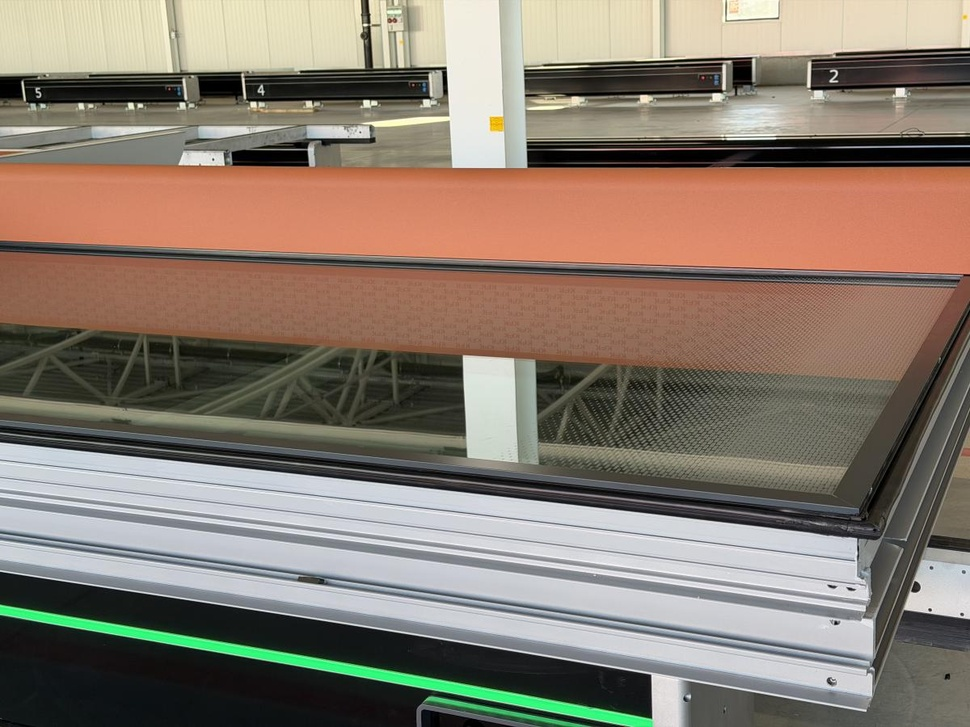
#> input picture data/compressed/positive/IMG_5470 3.jpg, 970 x 727 px, shrunk from 1200 x 900 before the run
$ python missing_sheet.py   (older library calls are emulated)
#> lines starting #> are read from the running program, lines starting #| are printed output that depends on the picture; after the words box and inside, x2 and y2 are one past the last pixel; in counts of white or black regions, pixels touching at a corner belong together
# exmpandamo dataset -> rotiranje, proširenje slika.... ugl manpilulacije sa slikama da proširimo dataest

from __future__ import annotations

from dataclasses import dataclass
from pathlib import Path
from typing import Tuple, List
import cv2
import numpy as np
from PIL import Image
from typing import Optional

try:
    from pillow_heif import register_heif_opener
    register_heif_opener()
#> (this line was passed over: pillow_heif is not available in this run)
    HEIC_OK = True
except Exception:
    HEIC_OK = False


@dataclass
class MissingSheetResult:
    image_path: str
    missing_sheet_metal: bool
    dark_ratio: float
    largest_dark_blob_ratio: float
    roi_fraction_used: float


def load_image_any(path: str) -> Optional[np.ndarray]:
#> called with path = 'data/compressed/positive/IMG_5470 3.jpg'
    p = Path(path)
    ext = p.suffix.lower()
    if ext in [".jpg", ".jpeg", ".png", ".bmp", ".tif", ".tiff"]:
        img = cv2.imread(str(p), cv2.IMREAD_COLOR)
#> img is the input picture: shape (727, 970, 3); mean B, G, R 110.7, 123.3, 136.4
        if img is None:
            raise FileNotFoundError(f"Cannot read image: {path}")
        return img
    if ext in [".heic", ".heif"]:
        if not HEIC_OK:
            raise RuntimeError("pillow-heif not available. Install: pip install pillow-heif")
        pil_img = Image.open(str(p)).convert("RGB")
        return cv2.cvtColor(np.array(pil_img), cv2.COLOR_RGB2BGR)
    raise ValueError(f"Unsupported extension: {ext}")


def largest_component_stats(mask_255: np.ndarray):
    mask = (mask_255 > 0).astype(np.uint8)
    n, labels, stats, _ = cv2.connectedComponentsWithStats(mask, connectivity=8)

    if n <= 1:
        return 0, (0, 0)

    # najveća ne-background komponenta
    idx = 1 + int(np.argmax(stats[1:, cv2.CC_STAT_AREA]))

    area = int(stats[idx, cv2.CC_STAT_AREA])
    width = int(stats[idx, cv2.CC_STAT_WIDTH])
    height = int(stats[idx, cv2.CC_STAT_HEIGHT])

    return area, (width, height)


def build_dark_mask(bgr: np.ndarray) -> Optional[np.ndarray]:
    """
    Dark/black plate detection (robust to lighting):
    - low Value (V) and low Saturation (S) in HSV
    """
    hsv = cv2.cvtColor(bgr, cv2.COLOR_BGR2HSV)

    # "Black" ~ low V; also keep S low to avoid colored dark areas
    # Tune if needed:
    lower = np.array([0, 0, 0], dtype=np.uint8)
    upper = np.array([179, 80, 85], dtype=np.uint8)  # S<=80, V<=85
    mask = cv2.inRange(hsv, lower, upper)

    # Clean up
    k = max(3, int(min(bgr.shape[:2]) * 0.01) | 1)
    kernel = cv2.getStructuringElement(cv2.MORPH_RECT, (k, k))
    mask = cv2.morphologyEx(mask, cv2.MORPH_OPEN, kernel, iterations=1)
    mask = cv2.morphologyEx(mask, cv2.MORPH_CLOSE, kernel, iterations=2)
    return mask

def build_dark_panel_mask(bgr: np.ndarray) -> np.ndarray:
    """
    Kao build_dark_mask, ali agresivnije spaja rascjepkane crne dijelove
    u jednu 'panel' komponentu (sive letvice/refleksije će napraviti rupe).
    """
    mask = build_dark_mask(bgr)

    # jači CLOSE da popuni rupe i spoji dijelove
    k = max(5, int(min(bgr.shape[:2]) * 0.03) | 1)  # ~3% min dim
    kernel = cv2.getStructuringElement(cv2.MORPH_RECT, (k, k))
    mask = cv2.morphologyEx(mask, cv2.MORPH_CLOSE, kernel, iterations=2)
    return mask


def build_grey_mask(bgr: np.ndarray) -> np.ndarray:
    """
    Sive/metalne letvice: niska saturacija + srednje/visoka vrijednost.
    Radi dobro u HSV.
    """
    hsv = cv2.cvtColor(bgr, cv2.COLOR_BGR2HSV)
    # sivo: S mali, V dovoljno velik (ali ne bijelo nužno)
    lower = np.array([0, 0, 90], dtype=np.uint8)
    upper = np.array([179, 60, 255], dtype=np.uint8)
    mask = cv2.inRange(hsv, lower, upper)

    k = max(3, int(min(bgr.shape[:2]) * 0.01) | 1)
    kernel = cv2.getStructuringElement(cv2.MORPH_ELLIPSE, (k, k))
    mask = cv2.morphologyEx(mask, cv2.MORPH_OPEN, kernel, iterations=1)
    return mask


def largest_component_props(mask_255: np.ndarray):
    """Returns (area, w, h, rectangularity) for largest component in binary mask."""
    mask = (mask_255 > 0).astype(np.uint8)
    n, labels, stats, _ = cv2.connectedComponentsWithStats(mask, connectivity=8)
    if n <= 1:
        return 0, 0, 0, 0.0
    idx = 1 + int(np.argmax(stats[1:, cv2.CC_STAT_AREA]))
    area = int(stats[idx, cv2.CC_STAT_AREA])
    w = int(stats[idx, cv2.CC_STAT_WIDTH])
    h = int(stats[idx, cv2.CC_STAT_HEIGHT])
    rect = area / max(1, (w * h))
    return area, w, h, float(rect)


def build_orange_mask_hsv(bgr: np.ndarray) -> np.ndarray:
    """Orange mask tuned for 'tile orange' sheet metal."""
    hsv = cv2.cvtColor(bgr, cv2.COLOR_BGR2HSV)

    # Orange range (OpenCV H: 0..179)
    lower = np.array([5, 60, 40], dtype=np.uint8)
    upper = np.array([30, 255, 255], dtype=np.uint8)
    mask = cv2.inRange(hsv, lower, upper)

    k = max(3, int(min(bgr.shape[:2]) * 0.01) | 1)
    kernel = cv2.getStructuringElement(cv2.MORPH_ELLIPSE, (k, k))
    mask = cv2.morphologyEx(mask, cv2.MORPH_OPEN, kernel, iterations=1)
    mask = cv2.morphologyEx(mask, cv2.MORPH_CLOSE, kernel, iterations=2)
    return mask

def largest_component_bbox(mask_255: np.ndarray):
    """
    Returns (area, x, y, w, h) for the largest component in a binary mask.
    """
    mask = (mask_255 > 0).astype(np.uint8)
    n, labels, stats, _ = cv2.connectedComponentsWithStats(mask, connectivity=8)
    if n <= 1:
        return 0, 0, 0, 0, 0
    idx = 1 + int(np.argmax(stats[1:, cv2.CC_STAT_AREA]))
    area = int(stats[idx, cv2.CC_STAT_AREA])
    x = int(stats[idx, cv2.CC_STAT_LEFT])
    y = int(stats[idx, cv2.CC_STAT_TOP])
    w = int(stats[idx, cv2.CC_STAT_WIDTH])
    h = int(stats[idx, cv2.CC_STAT_HEIGHT])
    return area, x, y, w, h

def check_missing_sheet(
    bgr: np.ndarray,
    use_bottom_fraction: float = 0.60,
    crop_border_frac: float = 0.03,
    exclude_bottom_frac: float = 0.20,
    thresh_dark_ratio: float = 0.10,
    thresh_largest_blob: float = 0.06,
) -> Tuple[MissingSheetResult, np.ndarray, np.ndarray]:

#> called with use_bottom_fraction = 0.6, crop_border_frac = 0.03, exclude_bottom_frac = 0.2, thresh_dark_ratio = 0.1, thresh_largest_blob = 0.06
    H, W = bgr.shape[:2]

    # --- focus region: bottom part only ---
    y0 = int(H * (1.0 - use_bottom_fraction))
    region = bgr[y0:H, :, :].copy()

    # --- ignore borders (frame rails) ---
    bh = int(region.shape[0] * crop_border_frac)
    bw = int(region.shape[1] * crop_border_frac)

    y1 = int(region.shape[0] * (1.0 - exclude_bottom_frac))  # odreži dno
    region2 = region[bh:y1, bw:region.shape[1] - bw].copy()

    total = region2.shape[0] * region2.shape[1]

    # ---------- 1) GATE: je li prisutan lim (velika narančasta ploha)? ----------
    mask_orange = build_orange_mask_hsv(region2)

    o_area, o_w, o_h, o_rect = largest_component_props(mask_orange)
#> in largest_component_props, `n, labels, stats, _ = cv2.connectedComponentsWithStats(mask, connectiv..`:
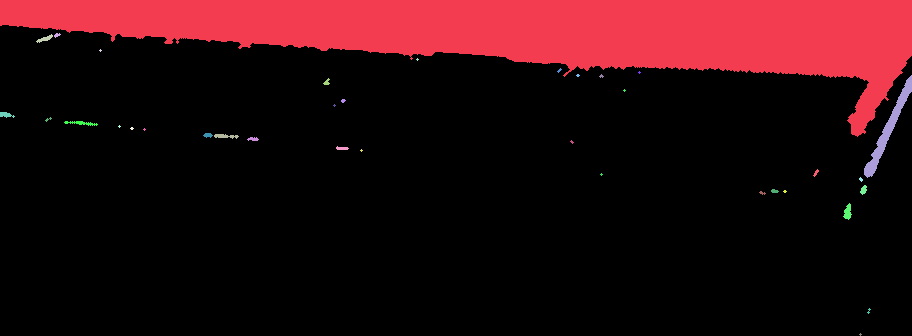
#> labels: shape (336, 912) int32; 37 distinct labels, from 0 to 36; one colour per label, 0 black
#> in largest_component_props, `n, labels, stats, _ = cv2.connectedComponentsWithStats(mask, connectiv..`: n = 37; stats = 37 rows, first 6: [0, 25, 912, 311, 253084], [0, 0, 912, 137, 51657], [54, 33, 7, 5, 20], [36, 34, 17, 9, 61], [99, 49, 3, 3, 5], [416, 58, 3, 3, 5]
#> in largest_component_props, `idx = 1 + int(np.argmax(stats[1:, cv2.CC_STAT_AREA]))`: idx = 1
#> in largest_component_props, `area = int(stats[idx, cv2.CC_STAT_AREA])`: area = 51657
#> in largest_component_props, `w = int(stats[idx, cv2.CC_STAT_WIDTH])`: w = 912
#> in largest_component_props, `h = int(stats[idx, cv2.CC_STAT_HEIGHT])`: h = 137
#> in largest_component_props, `rect = area / max(1, (w * h))`: rect = 0.413
#> o_area = 51657; o_w = 912; o_h = 137; o_rect = 0.413
    o_ratio = o_area / max(1, total)
#> o_ratio = 0.169
    o_aspect = o_w / max(1, o_h)
#> o_aspect = 6.66

    ORANGE_BIG = (o_ratio >= 0.06) and (o_rect >= 0.55) and (0.4 <= o_aspect <= 5.0)
#> ORANGE_BIG = False

    if ORANGE_BIG:
        overlay = region2.copy()
        green = np.zeros_like(region2, dtype=np.uint8)
        green[:] = (0, 255, 0)
        overlay[mask_orange > 0] = cv2.addWeighted(
            overlay[mask_orange > 0], 0.55, green[mask_orange > 0], 0.45, 0
        )

        res = MissingSheetResult(
            image_path="",
            missing_sheet_metal=False,
            dark_ratio=0.0,
            largest_dark_blob_ratio=0.0,
            roi_fraction_used=float(use_bottom_fraction),
        )
        return res, mask_orange, overlay

    # ---------- 2) DARK signal (tvoj stari način) ----------
    mask_dark = build_dark_mask(region2)
#> in build_dark_mask, `mask = cv2.morphologyEx(mask, cv2.MORPH_CLOSE, kernel, iterations=2)`:
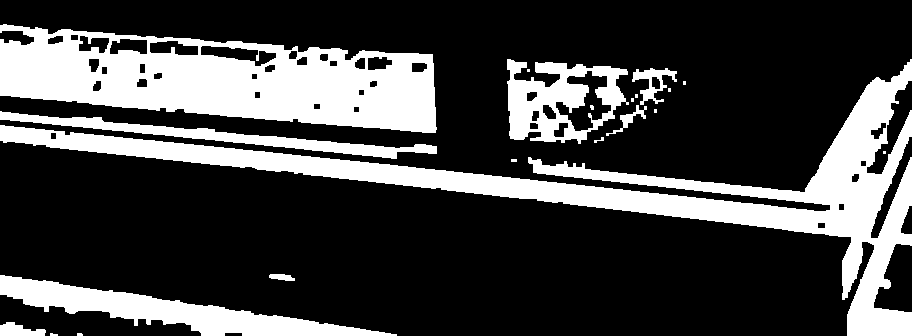
#> mask: shape (336, 912); 26.5% white; 21 white regions (11 under 20 px), largest, box (x1, y1, x2, y2) and area: (0, 59, 912, 336) 33451, (0, 24, 437, 133) 28422, (0, 275, 397, 336) 8093

    dark_pixels = int((mask_dark > 0).sum())
#> dark_pixels = 81205
    dark_ratio = dark_pixels / max(1, total)
#> dark_ratio = 0.265

    largest_area, (bw2, bh2) = largest_component_stats(mask_dark)
#> in largest_component_stats, `n, labels, stats, _ = cv2.connectedComponentsWithStats(mask, connectiv..`:
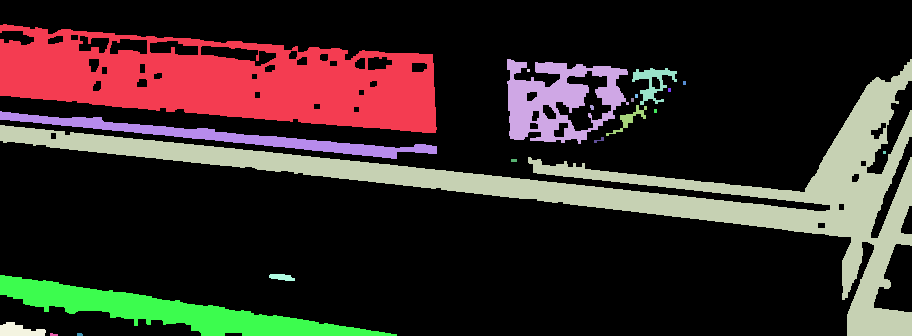
#> labels: shape (336, 912) int32; 22 distinct labels, from 0 to 21; one colour per label, 0 black
#> in largest_component_stats, `n, labels, stats, _ = cv2.connectedComponentsWithStats(mask, connectiv..`: n = 22; stats = 22 rows, first 6: [0, 0, 912, 336, 225227], [0, 24, 437, 109, 28422], [507, 59, 122, 85, 5529], [0, 59, 912, 277, 33451], [527, 69, 3, 3, 9], [632, 68, 45, 37, 640]
#> in largest_component_stats, `idx = 1 + int(np.argmax(stats[1:, cv2.CC_STAT_AREA]))`: idx = 3
#> in largest_component_stats, `area = int(stats[idx, cv2.CC_STAT_AREA])`: area = 33451
#> in largest_component_stats, `width = int(stats[idx, cv2.CC_STAT_WIDTH])`: width = 912
#> in largest_component_stats, `height = int(stats[idx, cv2.CC_STAT_HEIGHT])`: height = 277
#> largest_area = 33451; bw2 = 912; bh2 = 277
    largest_ratio = largest_area / max(1, total)
#> largest_ratio = 0.109

    d_area, d_w, d_h, d_rect = largest_component_props(mask_dark)
#> in largest_component_props (call 2), `n, labels, stats, _ = cv2.connectedComponentsWithStats(mask, connectiv..`: n = 22
#> d_area = 33451; d_w = 912; d_h = 277; d_rect = 0.132
    d_ratio = d_area / max(1, total)
#> d_ratio = 0.109
    d_aspect = d_w / max(1, d_h)
#> d_aspect = 3.29

    # Stari kriterij (radi, ali promaši kad se crna ploha "raspadne" zbog letvice/refleksije)
    DARK_BIG_RECT = (d_ratio >= 0.08) and (d_rect >= 0.55) and (0.4 <= d_aspect <= 5.0)
#> DARK_BIG_RECT = False

    # ---------- 2B) NOVI kriterij: "kvadratast" crni panel + siva/srebrna linija unutra ----------
    # Panel maska spaja rascjepkane crne dijelove u jednu komponentu
    mask_panel = build_dark_panel_mask(region2)
    p_area, px, py, pw, ph = largest_component_bbox(mask_panel)
#> in largest_component_bbox, `n, labels, stats, _ = cv2.connectedComponentsWithStats(mask, connectiv..`:
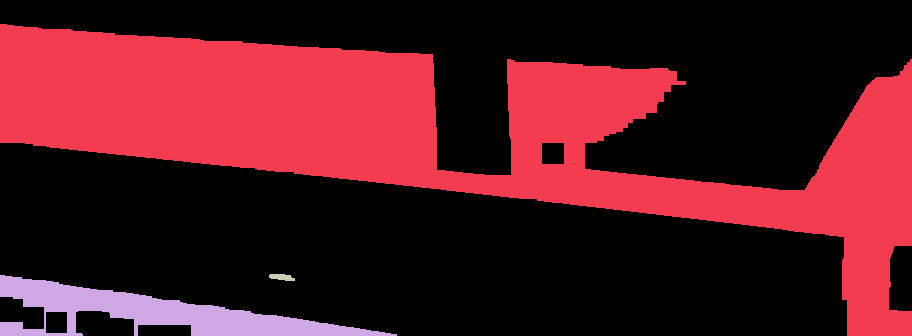
#> labels: shape (336, 912) int32; 4 distinct labels, from 0 to 3; one colour per label, 0 black
#> in largest_component_bbox, `n, labels, stats, _ = cv2.connectedComponentsWithStats(mask, connectiv..`: n = 4; stats = [[0, 0, 912, 336, 198850], [0, 24, 912, 312, 98111], [0, 275, 397, 61, 9338], [269, 274, 26, 7, 133]]
#> in largest_component_bbox, `idx = 1 + int(np.argmax(stats[1:, cv2.CC_STAT_AREA]))`: idx = 1
#> in largest_component_bbox, `area = int(stats[idx, cv2.CC_STAT_AREA])`: area = 98111
#> in largest_component_bbox, `x = int(stats[idx, cv2.CC_STAT_LEFT])`: x = 0
#> in largest_component_bbox, `y = int(stats[idx, cv2.CC_STAT_TOP])`: y = 24
#> in largest_component_bbox, `w = int(stats[idx, cv2.CC_STAT_WIDTH])`: w = 912
#> in largest_component_bbox, `h = int(stats[idx, cv2.CC_STAT_HEIGHT])`: h = 312
#> p_area = 98111; px = 0; py = 24; pw = 912; ph = 312

    p_ratio = p_area / max(1, total)
#> p_ratio = 0.32
    p_aspect = pw / max(1, ph)
#> p_aspect = 2.92
    # rectangularity na panel maski (da bude "ploha", a ne šum)
    p_area2, p_w2, p_h2, p_rect = largest_component_props(mask_panel)
#> p_area2 = 98111; p_w2 = 912; p_h2 = 312; p_rect = 0.345

    # "bliže kvadratu" (slobodno kasnije stisni/raširi)
    SQUAREISH = (0.60 <= p_aspect <= 1.80)
#> SQUAREISH = False

    # mora biti dovoljno velika i relativno pravokutna ploha
    PANEL_BIG = (p_ratio >= 0.06) and (p_rect >= 0.40)
#> PANEL_BIG = False

    # siva linija unutar panela:
    #  - uzmi grey mask
    #  - gledaj samo unutar bbox najvećeg panela
    grey = build_grey_mask(region2)
#> in build_grey_mask, `mask = cv2.morphologyEx(mask, cv2.MORPH_OPEN, kernel, iterations=1)`:
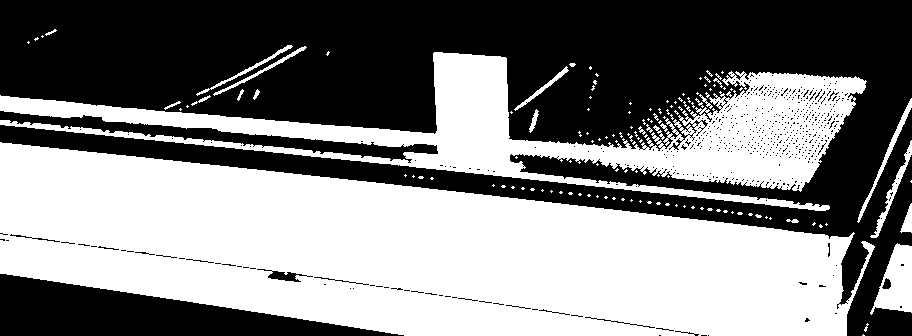
#> mask: shape (336, 912); 50.5% white; 584 black regions (566 under 20 px), largest, box (x1, y1, x2, y2) and area: (0, 0, 912, 336) 132179, (0, 274, 404, 336) 12882, (0, 111, 438, 163) 4507

    # sigurnost granica
    px2 = max(0, px); py2 = max(0, py)
#> after `px2 = max(0, px)`: px2 = 0
#> after `py2 = max(0, py)`: py2 = 24
    pw2 = max(0, min(region2.shape[1] - px2, pw))
#> pw2 = 912
    ph2 = max(0, min(region2.shape[0] - py2, ph))
#> ph2 = 312

    grey_roi = grey[py2:py2 + ph2, px2:px2 + pw2]
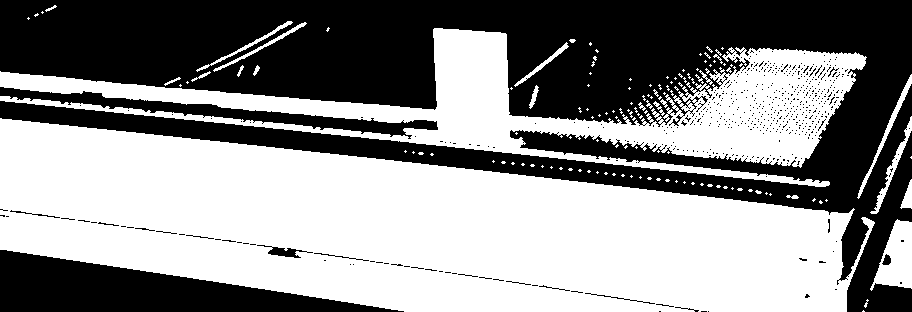
#> grey_roi: shape (312, 912); 54.4% white; 584 black regions (566 under 20 px), largest, box (x1, y1, x2, y2) and area: (0, 0, 912, 312) 110291, (0, 250, 404, 312) 12882, (0, 87, 438, 139) 4507
    panel_roi = (mask_panel[py2:py2 + ph2, px2:px2 + pw2] > 0).astype(np.uint8)
#> panel_roi: shape (312, 912); values 0 (black) and 1 (white), 37.8% white; 3 white regions, box (x1, y1, x2, y2) and area: (0, 0, 912, 312) 98111, (0, 251, 397, 312) 9338, (269, 250, 295, 257) 133

    # sivo "unutar panela" (da ignoriramo pozadinu)
    grey_in_panel = ((grey_roi > 0) & (panel_roi > 0))
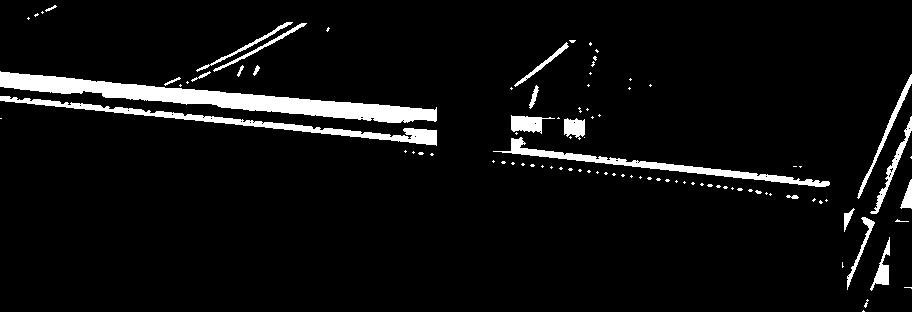
#> grey_in_panel: shape (312, 912) bool; 5.7% white; 95 white regions (74 under 20 px), largest, box (x1, y1, x2, y2) and area: (0, 71, 437, 123) 6655, (0, 96, 437, 146) 2722, (493, 137, 830, 187) 2156
    grey_inside = int(grey_in_panel.sum())
#> grey_inside = 16205
    panel_pixels = int(panel_roi.sum())
#> panel_pixels = 107582
    grey_ratio_inside = grey_inside / max(1, panel_pixels)
#> grey_ratio_inside = 0.151

    # dodatno: da to izgleda kao LINIJa (ne samo šum) -> tražimo jak red ili stupac
    # projekcije sive po redovima i stupcima
    row_sums = grey_in_panel.sum(axis=1) if ph2 > 0 and pw2 > 0 else np.array([0])
#> row_sums = 312 values, max 260 at index 109, min 0 at index 0, mean 51.94
    col_sums = grey_in_panel.sum(axis=0) if ph2 > 0 and pw2 > 0 else np.array([0])
#> col_sums = 912 values, max 66 at index 888, min 0 at index 437, mean 17.77
    max_row = int(row_sums.max()) if row_sums.size else 0
#> max_row = 260
    max_col = int(col_sums.max()) if col_sums.size else 0
#> max_col = 66

    # linija "značajna" ako pokriva bar ~20% širine ili visine ROI
    has_grey_line = (max_row >= int(0.20 * pw2)) or (max_col >= int(0.20 * ph2))
#> has_grey_line = True

    # final novi kandidat
    DARK_SQUARE_PANEL_WITH_LINE = PANEL_BIG and SQUAREISH and (grey_ratio_inside >= 0.003) and has_grey_line
#> DARK_SQUARE_PANEL_WITH_LINE = False

    # ---------- 3) Ako nema ni velike narančaste ni "dovoljno uvjerljive" crne plohe -> preskoči ----------
    # (ovdje čuvamo tvoju anti-false-positive logiku)
    if not (DARK_BIG_RECT or DARK_SQUARE_PANEL_WITH_LINE):
        overlay = region2.copy()
        res = MissingSheetResult(
            image_path="",
            missing_sheet_metal=False,
            dark_ratio=float(dark_ratio),
            largest_dark_blob_ratio=float(largest_ratio),
            roi_fraction_used=float(use_bottom_fraction),
        )
        return res, mask_dark, overlay

    # ---------- 4) Velika crna ploha -> DEFECT (tvoj stari threshold signal ostaje) ----------
    missing = (dark_ratio >= thresh_dark_ratio) and (largest_ratio >= thresh_largest_blob)

    # Debug overlay:
    overlay = region2.copy()
    red = np.zeros_like(region2, dtype=np.uint8); red[:] = (0, 0, 255)
    overlay[mask_dark > 0] = cv2.addWeighted(overlay[mask_dark > 0], 0.55, red[mask_dark > 0], 0.45, 0)

    # ako je novi kriterij aktivan, označi bbox panela i grey liniju (za lakši tuning)
    if DARK_SQUARE_PANEL_WITH_LINE and pw2 > 0 and ph2 > 0:
        cv2.rectangle(overlay, (px2, py2), (px2 + pw2, py2 + ph2), (0, 255, 255), 2)
        # oboji grey liniju unutar panela u plavo
        blue = np.zeros_like(region2, dtype=np.uint8); blue[:] = (255, 0, 0)
        # maska grey_in_panel u koordinatama region2
        tmp = np.zeros((region2.shape[0], region2.shape[1]), dtype=np.uint8)
        tmp[py2:py2 + ph2, px2:px2 + pw2] = grey_in_panel.astype(np.uint8) * 255
        overlay[tmp > 0] = cv2.addWeighted(overlay[tmp > 0], 0.55, blue[tmp > 0], 0.45, 0)

    res = MissingSheetResult(
        image_path="",
        missing_sheet_metal=bool(missing),
        dark_ratio=float(dark_ratio),
        largest_dark_blob_ratio=float(largest_ratio),
        roi_fraction_used=float(use_bottom_fraction),
    )
    return res, mask_dark, overlay


def iter_images(folder: Path) -> List[Path]:
    exts = {".jpg", ".jpeg", ".png", ".bmp", ".tif", ".tiff", ".heic", ".heif"}
    return sorted([p for p in folder.rglob("*") if p.suffix.lower() in exts])


def main():
    import argparse

    ap = argparse.ArgumentParser()
    # npr. data/raw/lim_data/positive ili data/raw/test
    data_dir = Path(__file__).resolve().parent.parent / "data"
    ap.add_argument("--input_dir", type=str, default=str(data_dir / "raw" / "lim_data" / "positive"))
    args = ap.parse_args()

    input_dir = Path(args.input_dir)

    imgs = iter_images(input_dir)
    if not imgs:
        raise RuntimeError(f"No images found in {input_dir}")

    for p in imgs:
        bgr = load_image_any(str(p))
        res, mask, overlay = check_missing_sheet(bgr)

        # ispis samo za FAIL (missing_sheet == True)
        if res.missing_sheet_metal:
            print(f"Slika: {p.name}")
            print("Status: FAIL")
            print("Detektirani defekti:")
            print("nedostaje lim")
            print()  # prazna linija između rezultata


if __name__ == "__main__":
    main()
